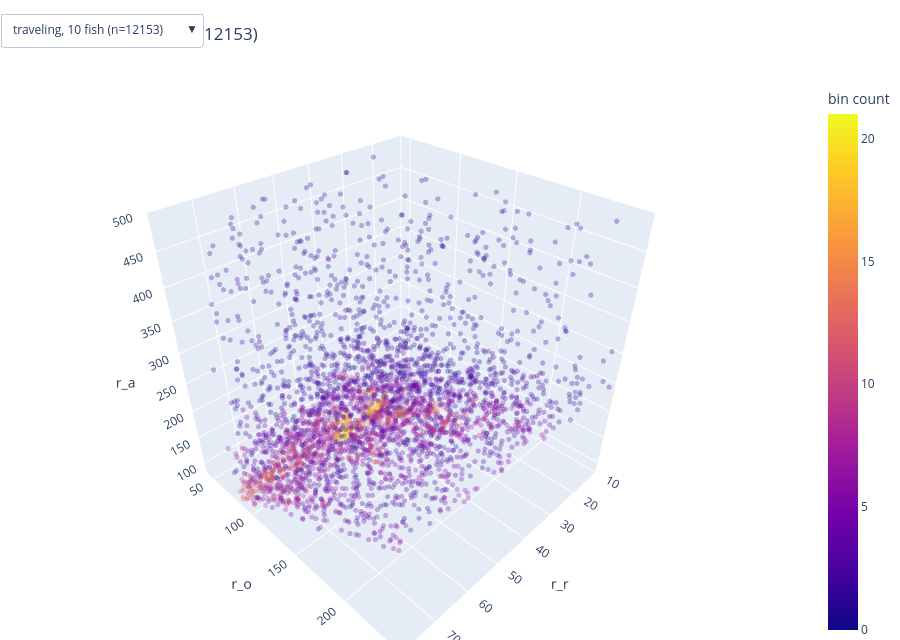

The code cell stored with this chart in its notebook:
### Markdown cell above
## Interactive clouds

One rotatable cloud. The menu switches behavior and school size. Color is the plasma scale of how many windows in that panel share a bin of the search box (16 bins on each radius). The axes are the search bounds. These are the fitted radii, without the jitter used in the plots above.

### Code cell
import plotly.graph_objects as go

DENSITY_BINS = 16
RANGES_3D = ((10.0, 80.0), (40.0, 250.0), (80.0, 500.0))


def _bin_counts(xyz):
    counts, edges = np.histogramdd(xyz, bins=DENSITY_BINS, range=RANGES_3D)
    index = []
    for axis in range(3):
        i = np.searchsorted(edges[axis], xyz[:, axis], side="right") - 1
        index.append(np.clip(i, 0, counts.shape[axis] - 1))
    return counts[tuple(index)]


def _panel(behavior, size):
    block = frame[(frame["label"] == behavior) & (frame["school_size"] == size)]
    xyz = block[["r_r", "r_o", "r_a"]].to_numpy(dtype=float)
    if len(xyz) == 0:
        return [], [], [], [], 0
    color = _bin_counts(xyz)
    return (
        xyz[:, 0].tolist(),
        xyz[:, 1].tolist(),
        xyz[:, 2].tolist(),
        color.tolist(),
        len(xyz),
    )


panels = [(behavior, size, *_panel(behavior, size)) for behavior in BEHAVIOR_ORDER for size in SIZE_ORDER]
behavior0, size0, x0, y0, z0, color0, n0 = panels[0]
title0 = f"{behavior0}, {size0.replace('_', ' ')} (n={n0})"

fig = go.Figure(
    data=[
        go.Scatter3d(
            x=x0,
            y=y0,
            z=z0,
            mode="markers",
            marker=dict(
                size=3,
                color=color0,
                colorscale="Plasma",
                opacity=0.3,
                colorbar=dict(title="bin count"),
            ),
            hovertemplate="r_r=%{x:.1f}<br>r_o=%{y:.1f}<br>r_a=%{z:.1f}<extra></extra>",
        )
    ]
)
fig.update_layout(
    title=title0,
    height=640,
    margin=dict(l=0, r=0, t=80, b=0),
    scene=dict(
        xaxis=dict(title="r_r", range=[10, 80]),
        yaxis=dict(title="r_o", range=[40, 250]),
        zaxis=dict(title="r_a", range=[80, 500]),
        aspectmode="cube",
    ),
    updatemenus=[
        dict(
            buttons=[
                dict(
                    label=f"{behavior}, {size.replace('_', ' ')} (n={n})",
                    method="update",
                    args=[
                        {"x": [x], "y": [y], "z": [z], "marker.color": [color]},
                        {"title": f"{behavior}, {size.replace('_', ' ')} (n={n})"},
                    ],
                )
                for behavior, size, x, y, z, color, n in panels
            ],
            direction="down",
            showactive=True,
            x=0,
            xanchor="left",
            y=1.12,
            yanchor="top",
        )
    ],
)
fig.show()

### Figure 1 — Plotly figure (JSON) as saved in the notebook; plotly's stock layout.template omitted (floating-point values rounded to 4 significant figures; data arrays with more than 128 entries replaced by an {"elided": "..."} marker saying what was removed)
{"data": [{"hovertemplate": "r_r=%{x:.1f}<br>r_o=%{y:.1f}<br>r_a=%{z:.1f}<extra></extra>", "marker": {"color": {"elided": "12153 int values"}, "colorbar": {"title": {"text": "bin count"}}, "colorscale": [[0, "#0d0887"], [0.1111, "#46039f"], [0.2222, "#7201a8"], [0.3333, "#9c179e"], [0.4444, "#bd3786"], [0.5556, "#d8576b"], [0.6667, "#ed7953"], [0.7778, "#fb9f3a"], [0.8889, "#fdca26"], [1, "#f0f921"]], "opacity": 0.3, "size": 3}, "mode": "markers", "type": "scatter3d", "x": {"elided": "12153 float values"}, "y": {"elided": "12153 float values"}, "z": {"elided": "12153 float values"}}], "layout": {"height": 640, "margin": {"b": 0, "l": 0, "r": 0, "t": 80}, "scene": {"aspectmode": "cube", "xaxis": {"range": [10, 80], "title": {"text": "r_r"}}, "yaxis": {"range": [40, 250], "title": {"text": "r_o"}}, "zaxis": {"range": [80, 500], "title": {"text": "r_a"}}}, "title": {"text": "traveling, 10 fish (n=12153)"}, "updatemenus": [{"buttons": [{"args": [{"marker.color": {"elided": "1x12153 int values"}, "x": {"elided": "1x12153 float values"}, "y": {"elided": "1x12153 float values"}, "z": {"elided": "1x12153 float values"}}, {"title": "traveling, 10 fish (n=12153)"}], "label": "traveling, 10 fish (n=12153)", "method": "update"}, {"args": [{"marker.color": {"elided": "1x9527 int values"}, "x": {"elided": "1x9527 float values"}, "y": {"elided": "1x9527 float values"}, "z": {"elided": "1x9527 float values"}}, {"title": "traveling, 30 fish (n=9527)"}], "label": "traveling, 30 fish (n=9527)", "method": "update"}, {"args": [{"marker.color": {"elided": "1x4442 int values"}, "x": {"elided": "1x4442 float values"}, "y": {"elided": "1x4442 float values"}, "z": {"elided": "1x4442 float values"}}, {"title": "traveling, 70 fish (n=4442)"}], "label": "traveling, 70 fish (n=4442)", "method": "update"}, {"args": [{"marker.color": {"elided": "1x1403 int values"}, "x": {"elided": "1x1403 float values"}, "y": {"elided": "1x1403 float values"}, "z": {"elided": "1x1403 float values"}}, {"title": "traveling, 150 fish (n=1403)"}], "label": "traveling, 150 fish (n=1403)", "method": "update"}, {"args": [{"marker.color": {"elided": "1x188 int values"}, "x": {"elided": "1x188 float values"}, "y": {"elided": "1x188 float values"}, "z": {"elided": "1x188 float values"}}, {"title": "milling, 10 fish (n=188)"}], "label": "milling, 10 fish (n=188)", "method": "update"}, {"args": [{"marker.color": {"elided": "1x518 int values"}, "x": {"elided": "1x518 float values"}, "y": {"elided": "1x518 float values"}, "z": {"elided": "1x518 float values"}}, {"title": "milling, 30 fish (n=518)"}], "label": "milling, 30 fish (n=518)", "method": "update"}, {"args": [{"marker.color": {"elided": "1x2679 int values"}, "x": {"elided": "1x2679 float values"}, "y": {"elided": "1x2679 float values"}, "z": {"elided": "1x2679 float values"}}, {"title": "milling, 70 fish (n=2679)"}], "label": "milling, 70 fish (n=2679)", "method": "update"}, {"args": [{"marker.color": {"elided": "1x582 int values"}, "x": {"elided": "1x582 float values"}, "y": {"elided": "1x582 float values"}, "z": {"elided": "1x582 float values"}}, {"title": "milling, 150 fish (n=582)"}], "label": "milling, 150 fish (n=582)", "method": "update"}, {"args": [{"marker.color": [[0, 1, 0, 0, 0, 0, 1, 0, 0, 0, 1, 0, 0, 0, 1, 0, 0, 0, 0, 0, 1, 0, 0, 1, 0, 0, 0, 0, 0, 0, 0, 0, 0, 0, 0, 0, 1, 0, 1, 1, 0, 1, 0, 0, 0, 0, 0, 0, 0, 0, 0, 1, 1, 0, 0, 0, 1, 0, 0, 0, 1, 0, 1, 0, 1, 0, 0, 0, 0, 1]], "x": [[54.92, 76.87, 41.23, 82.18, 143.2, 90.05, 29.28, 28.53, 89.36, 140.6, 41.25, 53.44, 128.8, 56.14, 28.78, 103.2, 119.5, 16.51, 56.69, 97.82, 31.83, 108.0, 86.34, 68.54, 161.9, 97.84, 186.6, 93.39, 145.5, 16.84, 61.95, 124.1, 148.4, 149.4, 108.7, 85.85, 44.7, 53.96, 60.02, 21.16, 102.1, 67.08, 82.02, 67.38, 196.2, 116.2, 86.13, 122.2, 77.84, 179.2, 155.2, 35.16, 69.61, 109.9, 56.22, 123.1, 11.87, 122.5, 119.1, 58.46, 51.65, 54.67, 34.75, 129.7, 45.65, 170.3, 141.9, 153.5, 160.0, 51.77]], "y": [[226.8, 205.3, 49.93, 219.7, 213.5, 344.5, 57.45, 252.4, 402.5, 147.3, 85.83, 317.8, 157.3, 359.7, 93.76, 269.4, 255.8, 92.81, 159.3, 248.2, 152.1, 132.0, 165.9, 203.6, 189.0, 130.1, 289.5, 225.3, 214.3, 18.88, 252.8, 125.8, 415.5, 150.6, 116.4, 89.27, 153.8, 87.5, 85.44, 79.75, 125.4, 92.15, 83.89, 126.9, 197.7, 117.7, 89.26, 133.2, 144.3, 247.0, 162.2, 74.69, 75.5, 122.8, 248.9, 149.4, 47.9, 159.3, 148.3, 205.5, 93.23, 57.2, 170.8, 148.1, 59.21, 186.4, 218.0, 175.6, 195.2, 116.3]], "z": [[536.1, 231.5, 55.36, 241.8, 266.4, 348.5, 84.1, 280.0, 542.9, 261.6, 112.5, 353.4, 166.9, 476.7, 155.0, 806.9, 259.9, 839.5, 556.7, 690.4, 294.0, 220.5, 242.2, 238.3, 879.9, 551.3, 772.4, 603.6, 290.6, 497.0, 836.6, 139.9, 621.3, 401.4, 629.5, 418.2, 437.5, 695.0, 86.89, 111.6, 610.6, 135.5, 120.4, 827.3, 783.3, 150.2, 107.0, 675.5, 630.1, 470.4, 505.8, 166.2, 269.5, 711.4, 632.2, 192.3, 421.7, 701.5, 801.3, 884.0, 152.0, 576.1, 202.5, 485.5, 84.33, 194.8, 548.0, 192.7, 211.2, 132.4]]}, {"title": "shoaling, 10 fish (n=70)"}], "label": "shoaling, 10 fish (n=70)", "method": "update"}, {"args": [{"marker.color": {"elided": "1x671 int values"}, "x": {"elided": "1x671 float values"}, "y": {"elided": "1x671 float values"}, "z": {"elided": "1x671 float values"}}, {"title": "shoaling, 30 fish (n=671)"}], "label": "shoaling, 30 fish (n=671)", "method": "update"}, {"args": [{"marker.color": {"elided": "1x1033 int values"}, "x": {"elided": "1x1033 float values"}, "y": {"elided": "1x1033 float values"}, "z": {"elided": "1x1033 float values"}}, {"title": "shoaling, 70 fish (n=1033)"}], "label": "shoaling, 70 fish (n=1033)", "method": "update"}, {"args": [{"marker.color": {"elided": "1x233 int values"}, "x": {"elided": "1x233 float values"}, "y": {"elided": "1x233 float values"}, "z": {"elided": "1x233 float values"}}, {"title": "shoaling, 150 fish (n=233)"}], "label": "shoaling, 150 fish (n=233)", "method": "update"}, {"args": [{"marker.color": [[0, 0, 0, 1, 0, 0, 0, 0, 0, 0, 0, 0, 0, 0, 0, 0, 0, 0, 1, 0, 0, 1, 0, 0, 0, 0, 1, 0, 1, 0, 1, 0, 0, 0, 0, 0, 0, 0, 0, 0, 0, 0, 0, 0, 1, 0, 1, 0, 0, 1, 0, 0, 0, 0, 1, 0, 2, 0, 2, 1, 0, 0, 1, 1, 1, 0, 1, 0, 0, 0, 1, 1, 1, 2, 0, 0, 0, 0, 0, 1, 0, 0, 1, 1, 0, 0, 1, 1, 0, 1, 0, 0, 0, 0, 0, 1, 0, 0]], "x": [[165.7, 109.5, 50.87, 35.2, 172.5, 106.8, 59.76, 121.8, 106.9, 176.4, 55.99, 133.9, 25.6, 8.122, 79.28, 83.96, 87.69, 91.34, 79.18, 13.88, 16.58, 10.05, 137.5, 82.16, 112.9, 31.01, 23.34, 21.56, 70.74, 81.9, 37.91, 165.1, 170.9, 161.8, 171.2, 174.0, 184.4, 188.9, 194.1, 197.7, 128.9, 146.7, 133.5, 172.7, 25.09, 97.7, 35.68, 55.67, 112.8, 24.71, 85.4, 20.49, 13.62, 16.35, 58.61, 22.7, 16.61, 26.72, 16.14, 15.54, 15.88, 11.62, 42.37, 51.12, 49.59, 143.8, 26.6, 6.307, 182.2, 139.8, 44.78, 65.66, 17.6, 15.66, 176.4, 80.49, 6.251, 12.59, 192.5, 26.92, 182.7, 92.5, 13.85, 25.88, 128.2, 92.22, 49.6, 77.13, 116.2, 71.65, 69.62, 87.81, 171.2, 106.1, 162.1, 67.78, 16.38, 81.19]], "y": [[337.0, 119.2, 186.6, 221.9, 186.0, 243.3, 339.0, 165.0, 234.5, 245.5, 258.9, 140.0, 34.24, 11.27, 323.3, 94.58, 98.68, 184.9, 112.4, 39.01, 21.16, 122.6, 139.9, 144.4, 139.6, 134.3, 75.2, 23.83, 102.0, 102.5, 55.3, 357.1, 411.3, 167.6, 343.0, 449.1, 248.9, 315.8, 423.8, 200.4, 210.5, 188.4, 237.5, 250.9, 105.0, 238.2, 196.1, 93.51, 116.7, 74.36, 290.8, 95.9, 21.97, 24.97, 103.6, 37.38, 54.38, 27.81, 55.71, 148.6, 111.0, 17.31, 216.1, 56.48, 85.81, 457.5, 233.2, 56.91, 185.3, 141.1, 118.6, 83.06, 138.7, 60.38, 191.6, 154.1, 287.0, 284.2, 208.7, 160.4, 184.5, 123.3, 70.8, 93.69, 154.5, 282.2, 138.5, 105.1, 173.6, 89.32, 262.6, 224.6, 216.4, 141.6, 165.9, 140.5, 401.3, 107.0]], "z": [[609.8, 211.2, 845.7, 260.1, 475.7, 248.2, 675.4, 175.8, 283.2, 289.9, 290.2, 146.9, 63.36, 67.94, 915.4, 653.7, 239.2, 508.9, 361.5, 631.1, 460.8, 288.7, 273.6, 749.2, 519.8, 568.3, 90.36, 876.8, 462.3, 135.4, 466.8, 543.1, 532.2, 536.1, 734.3, 798.4, 531.8, 484.2, 617.5, 770.5, 444.8, 427.7, 324.3, 814.0, 133.5, 249.3, 214.5, 913.2, 576.8, 77.31, 686.2, 591.4, 57.51, 61.42, 113.0, 70.68, 90.6, 786.9, 81.82, 216.3, 562.6, 55.17, 450.0, 429.4, 88.61, 669.1, 236.1, 88.59, 850.9, 142.4, 120.3, 137.8, 140.0, 62.44, 211.9, 174.5, 681.6, 602.9, 222.6, 375.1, 346.9, 157.3, 110.5, 100.4, 166.8, 285.4, 139.5, 109.4, 448.3, 94.7, 265.9, 395.6, 437.3, 375.3, 191.9, 141.6, 415.7, 534.4]]}, {"title": "expansion, 10 fish (n=98)"}], "label": "expansion, 10 fish (n=98)", "method": "update"}, {"args": [{"marker.color": {"elided": "1x258 int values"}, "x": {"elided": "1x258 float values"}, "y": {"elided": "1x258 float values"}, "z": {"elided": "1x258 float values"}}, {"title": "expansion, 30 fish (n=258)"}], "label": "expansion, 30 fish (n=258)", "method": "update"}, {"args": [{"marker.color": {"elided": "1x399 int values"}, "x": {"elided": "1x399 float values"}, "y": {"elided": "1x399 float values"}, "z": {"elided": "1x399 float values"}}, {"title": "expansion, 70 fish (n=399)"}], "label": "expansion, 70 fish (n=399)", "method": "update"}, {"args": [{"marker.color": {"elided": "1x155 int values"}, "x": {"elided": "1x155 float values"}, "y": {"elided": "1x155 float values"}, "z": {"elided": "1x155 float values"}}, {"title": "expansion, 150 fish (n=155)"}], "label": "expansion, 150 fish (n=155)", "method": "update"}, {"args": [{"marker.color": [[1, 0, 0, 0, 1, 0, 0, 0, 1, 0, 2, 0, 0, 1, 0, 1, 0, 0, 0, 0, 0, 0, 0, 0, 0, 2, 0, 1, 0, 0, 0, 0, 0, 0, 0, 1, 0, 0, 2, 0, 0, 0, 2, 0, 0, 1, 0, 1, 1, 0, 0, 0, 0, 1, 0, 0, 1, 0, 2, 0, 0, 0, 0, 0, 1, 0, 1, 1, 0, 0, 1, 1, 1, 0, 0, 0, 0, 0, 0, 1, 0, 1, 1, 1, 1, 0, 0, 0, 0, 0, 0, 0, 0, 1, 1, 0, 1, 0, 0, 0, 2, 0, 1, 1, 1, 0, 0, 0, 0, 1, 0, 0, 0, 0, 0, 1, 0, 0, 0, 0, 0, 1, 1, 1, 0, 0]], "x": [[12.11, 90.88, 99.23, 9.318, 55.17, 90.86, 45.16, 31.88, 20.68, 138.1, 35.64, 37.06, 142.1, 54.97, 114.0, 48.14, 195.6, 196.2, 186.1, 22.34, 21.59, 117.7, 81.69, 72.42, 53.81, 35.2, 163.2, 37.73, 84.1, 91.79, 47.93, 80.82, 180.6, 64.29, 65.42, 73.84, 195.8, 182.2, 35.08, 81.93, 159.2, 159.2, 32.54, 82.2, 170.1, 42.38, 21.64, 31.39, 69.58, 116.8, 94.41, 40.74, 61.66, 39.33, 27.77, 170.5, 66.49, 162.2, 32.98, 90.01, 47.34, 108.5, 141.2, 58.08, 45.68, 39.35, 59.37, 30.6, 77.77, 26.06, 30.1, 52.78, 43.68, 32.02, 47.38, 35.51, 27.69, 14.38, 178.1, 12.96, 199.2, 48.51, 55.91, 49.04, 79.03, 125.0, 143.9, 27.48, 25.87, 32.08, 34.35, 27.16, 199.8, 52.2, 45.17, 98.95, 69.16, 90.73, 156.4, 45.25, 35.14, 163.8, 30.88, 73.95, 57.52, 96.82, 11.8, 90.69, 67.76, 69.54, 149.6, 197.4, 134.4, 35.48, 86.12, 51.57, 85.65, 153.3, 142.9, 142.9, 137.8, 40.8, 40.1, 39.13, 190.2, 132.7]], "y": [[175.4, 99.17, 116.7, 86.27, 208.2, 174.1, 196.3, 185.3, 49.2, 164.4, 109.1, 112.9, 150.3, 111.6, 393.4, 57.65, 434.6, 263.0, 263.8, 101.4, 241.9, 254.4, 158.0, 241.5, 413.3, 71.83, 270.6, 56.9, 107.7, 95.89, 376.2, 400.3, 402.4, 312.3, 80.89, 101.8, 440.2, 423.4, 177.0, 87.96, 183.8, 417.1, 181.8, 124.1, 288.2, 139.4, 125.4, 45.74, 163.4, 120.6, 104.6, 243.8, 68.62, 94.44, 222.1, 212.7, 179.8, 191.4, 77.7, 94.67, 73.87, 119.9, 158.2, 139.9, 127.7, 145.4, 102.4, 55.3, 117.7, 107.1, 50.77, 125.1, 106.1, 96.05, 72.13, 105.7, 72.65, 25.43, 192.4, 68.98, 272.2, 189.2, 70.9, 161.5, 132.0, 132.8, 472.8, 446.9, 49.48, 374.6, 358.2, 318.6, 273.7, 199.8, 203.1, 100.1, 105.7, 251.3, 242.6, 50.0, 107.2, 212.9, 116.0, 158.8, 75.08, 98.95, 51.22, 97.98, 73.19, 109.2, 342.4, 351.4, 355.7, 325.9, 95.04, 226.7, 183.5, 215.6, 170.0, 203.1, 177.0, 161.7, 95.43, 64.04, 267.0, 162.1]], "z": [[190.2, 151.1, 133.9, 539.2, 300.9, 448.8, 864.7, 611.2, 430.5, 454.3, 158.2, 580.7, 774.6, 114.7, 682.1, 245.2, 791.1, 265.0, 359.0, 946.9, 514.5, 863.9, 173.4, 851.8, 431.1, 104.6, 513.3, 113.1, 809.3, 401.7, 420.7, 803.5, 410.1, 730.5, 691.0, 104.2, 777.9, 474.8, 192.0, 414.1, 671.3, 627.9, 194.0, 659.6, 727.5, 192.0, 760.4, 59.68, 360.0, 144.1, 631.0, 964.7, 791.8, 126.3, 843.0, 412.2, 190.8, 193.4, 105.7, 112.6, 746.4, 679.4, 477.9, 647.3, 335.9, 604.4, 115.4, 127.8, 552.0, 619.7, 85.51, 277.5, 116.8, 795.2, 661.6, 721.3, 578.7, 684.1, 237.8, 331.9, 296.5, 191.8, 246.9, 346.4, 135.3, 301.9, 518.7, 465.4, 70.33, 394.5, 363.4, 403.5, 698.8, 317.6, 306.3, 707.6, 132.0, 442.7, 838.1, 72.24, 150.0, 652.5, 387.0, 163.2, 203.9, 770.3, 70.37, 110.9, 77.58, 166.4, 378.3, 507.4, 536.0, 777.0, 658.1, 261.5, 264.1, 229.3, 175.0, 212.8, 203.4, 164.4, 99.47, 268.3, 325.6, 173.9]]}, {"title": "compaction, 10 fish (n=126)"}], "label": "compaction, 10 fish (n=126)", "method": "update"}, {"args": [{"marker.color": {"elided": "1x321 int values"}, "x": {"elided": "1x321 float values"}, "y": {"elided": "1x321 float values"}, "z": {"elided": "1x321 float values"}}, {"title": "compaction, 30 fish (n=321)"}], "label": "compaction, 30 fish (n=321)", "method": "update"}, {"args": [{"marker.color": {"elided": "1x648 int values"}, "x": {"elided": "1x648 float values"}, "y": {"elided": "1x648 float values"}, "z": {"elided": "1x648 float values"}}, {"title": "compaction, 70 fish (n=648)"}], "label": "compaction, 70 fish (n=648)", "method": "update"}, {"args": [{"marker.color": {"elided": "1x150 int values"}, "x": {"elided": "1x150 float values"}, "y": {"elided": "1x150 float values"}, "z": {"elided": "1x150 float values"}}, {"title": "compaction, 150 fish (n=150)"}], "label": "compaction, 150 fish (n=150)", "method": "update"}], "direction": "down", "showactive": true, "x": 0, "xanchor": "left", "y": 1.12, "yanchor": "top"}]}}
